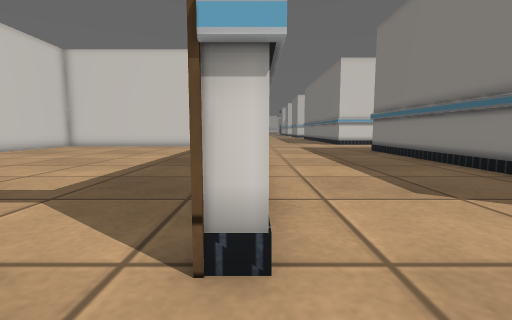
View 1 (above)

24 first-person views from a walk through a world built for the Gazebo simulator. The camera is 0.5 m above the floor, tilts 6° down and sees 85° across. The lines on the ground mark 1 m squares. The floor is counted in squares, 0.5 m on a side. Each view is taken from the middle of a square. On the plan, view 1 faces up. The plan holds only what a view shows up to about 11 squares ahead; the rest is blank. The place goes on beyond the plan. Some surface patterns are stand-ins.

View 2
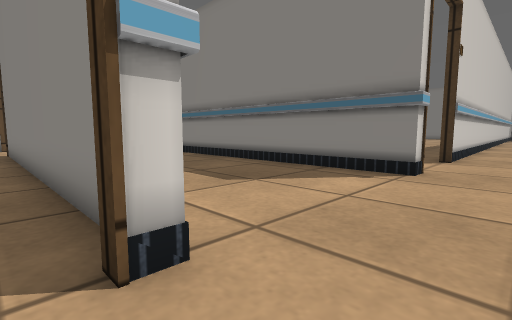

View 3
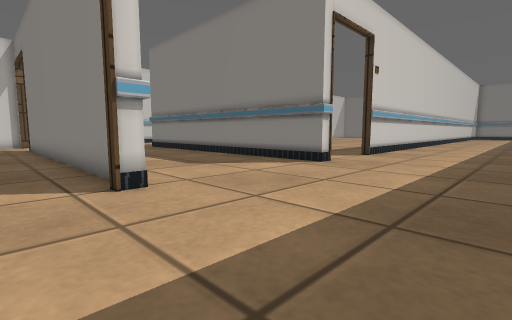

View 4
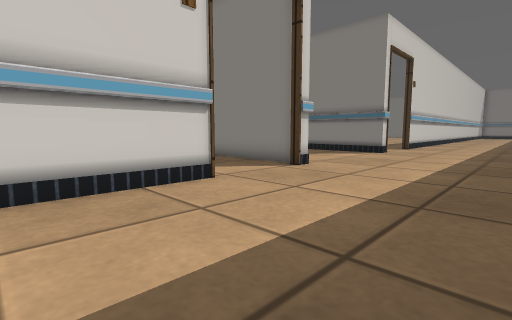

View 5
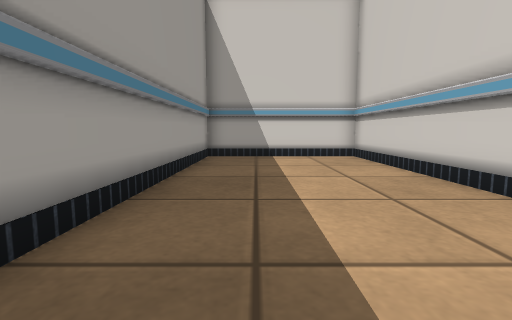

View 6
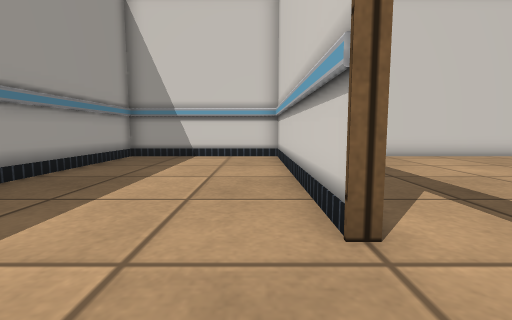

View 7
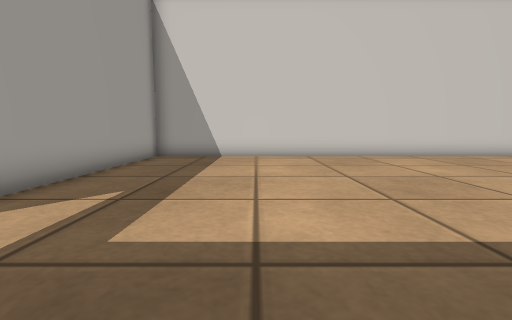

View 8
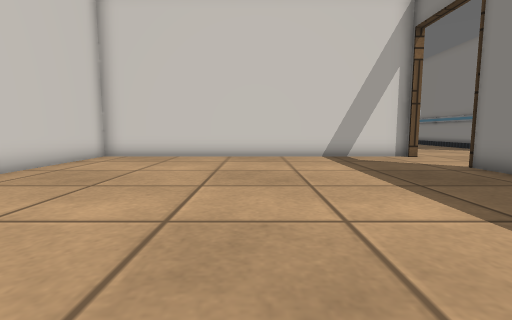

View 9
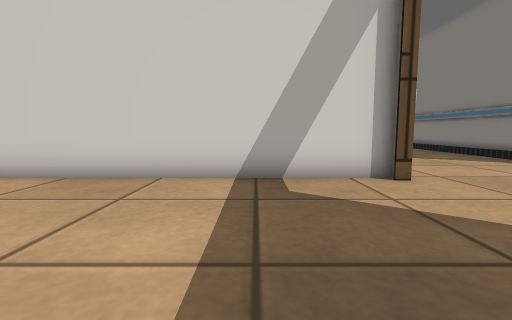

View 10
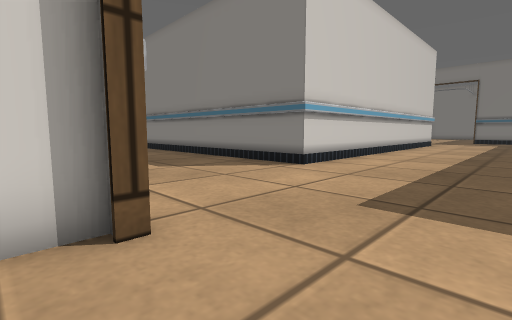

View 11
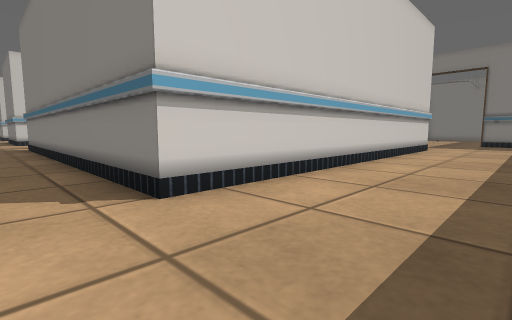

View 12
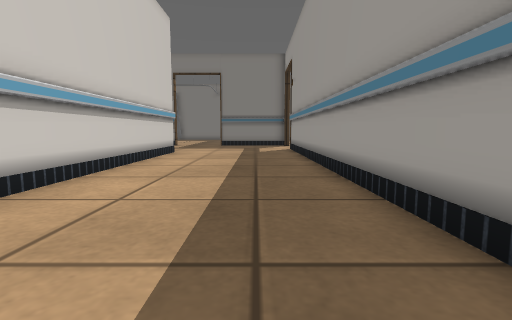

View 13
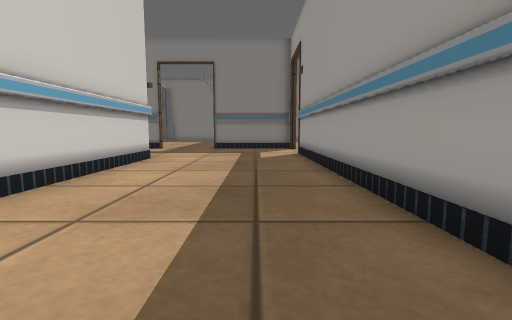

View 14
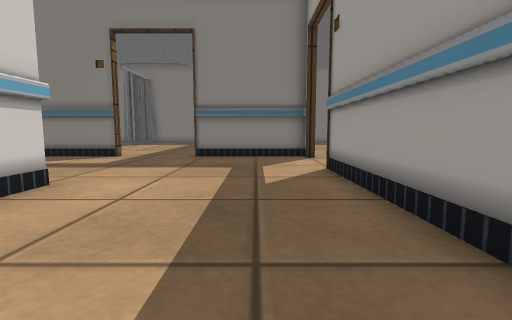

View 15
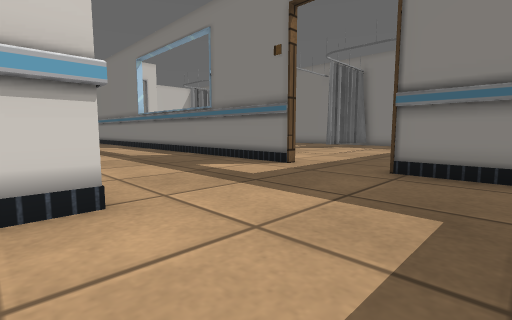

View 16
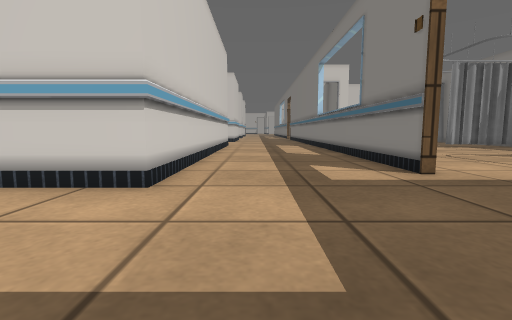

View 17
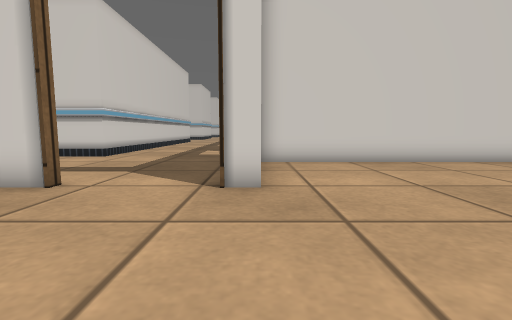

View 18
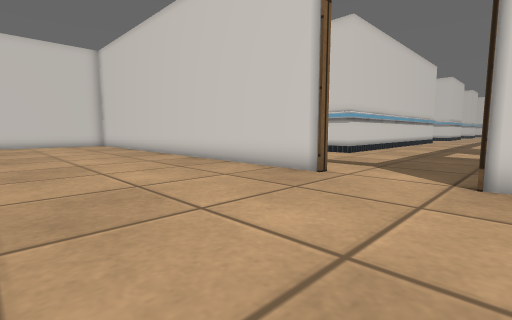

View 19
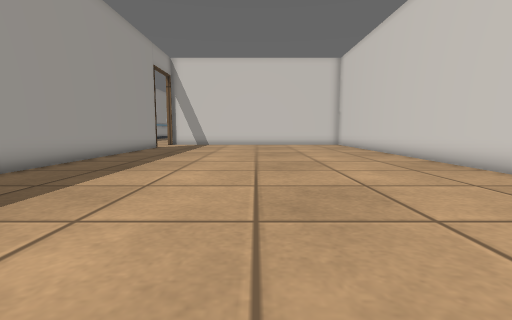

View 20
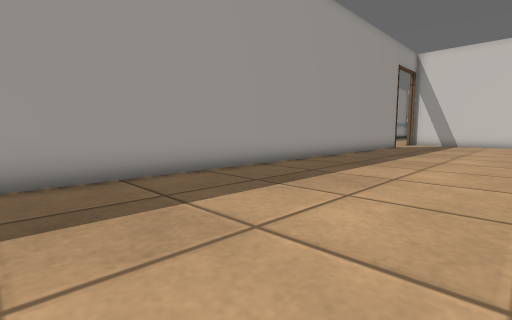

View 21
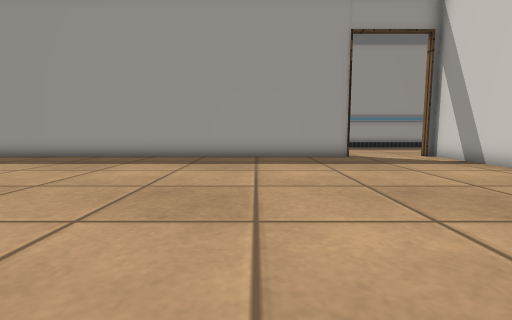

View 22
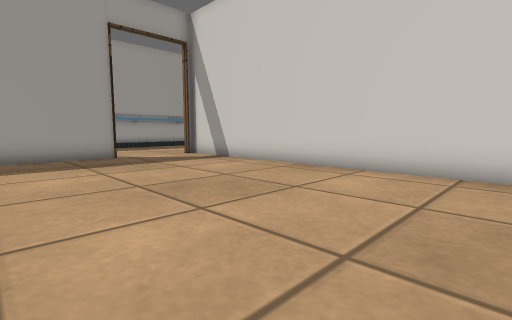

View 23
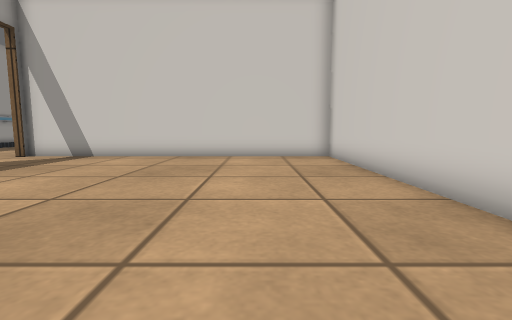

View 24
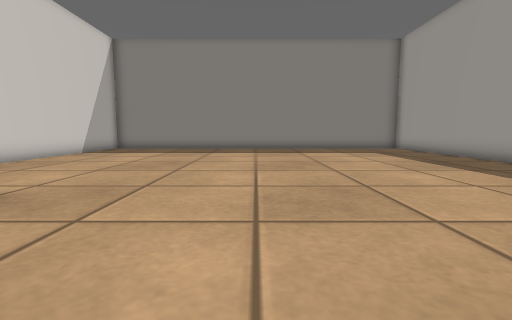

### Floor plan
Points are (right, up) in squares from view 1. A wall is a line through its corners. A room is listed if a view was taken in it or the views show most of it. See-through windows are left out.
Room 1 (views 1, 11, 12, 13, 14, 15, 16)
walls: (8.9, 14.1) (22.4, 14.1) (22.4, 13.9); (0.2, 17.6) (-0.2, 17.6); (6.4, 1.9) (5.9, 1.9) (5.9, 11.4); (20.1, 26.4) (20.1, 19.9) (5.9, 19.9) (5.9, 26.5); (25.4, 13.9) (25.4, 14.1); (25.9, 14.1) (25.9, 18.4); (0.2, 1.9) (-0.4, 1.9); (25.9, 21.4) (25.9, 26.1)
ways out: opening at (0, -1) to room 2; opening at (0, 16) to room 3; opening at (24, 14) to room 4; opening at (6, -1); opening at (26, 20)
Room 2 (views 2, 3, 4, 5, 6)
walls: (-3.4, 1.9) (-12, 1.9); (-11.9, 2) (-11.9, -3.9) (-2.9, -3.9)
ways out: opening at (0, -1) to room 1; opening at (-2, 2) to room 3
Room 3 (views 7, 8, 9, 10)
walls: (-0.1, 2.2) (-0.1, 14.6); (-0.4, 1.9) (-0.4, 2.2); (-0.1, 17.9) (-11.9, 17.9) (-11.9, 2); (-12, 2.1) (-5.1, 2.1)
low walls: (-3.4, 2.2) (-3.4, 1.9); (0.1, 1.7) (0.1, 2.6)
ways out: opening at (0, 16) to room 1; opening at (-2, 2) to room 2
Room 4 (views 17, 18, 19, 20, 21, 22, 23, 24)
walls: (22.4, 13.9) (6.1, 13.9) (6.1, 2.1); (26.1, 13.9) (25.4, 13.9); (30.6, 2.1) (33.4, 2.1); (9.2, 2.1) (26.9, 2.1); (34.2, 17.9) (26.1, 17.9); (6.4, 2.1) (6.4, 1.9)
ways out: opening at (24, 14) to room 1; opening at (8, 2)

Positions as (right, up) in squares from view 1, and headings:
1: (0, 0), facing up
2: (-1, 0), facing up-right
3: (-2, -3), facing up-right
4: (-7, -3), facing up-right
5: (-1, -2), facing left
6: (-1, 1), facing left
7: (-1, 6), facing left
8: (-6, 7), facing up
9: (-3, 12), facing up
10: (-1, 15), facing up-right
11: (4, 16), facing up-right
12: (7, 16), facing right
13: (10, 16), facing right
14: (15, 16), facing right
15: (19, 16), facing up-right
16: (22, 15), facing up
17: (26, 9), facing up
18: (26, 8), facing up-left
19: (26, 8), facing left
20: (27, 8), facing down-left
21: (13, 13), facing down
22: (13, 13), facing down-left
23: (17, 11), facing left
24: (22, 10), facing right
